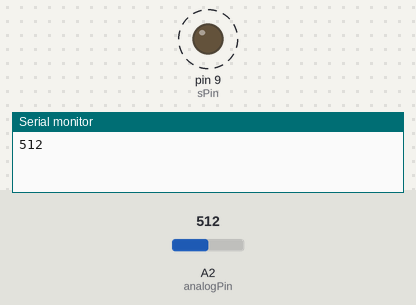
The sketch below on a simulated Arduino Uno, built with avr-gcc and run on an emulated ATmega328P. Shown: output pins drawn as LEDs (lit = HIGH), the last lines printed to the serial monitor. Dashed ring = blinking. The inputs (shaded band) are chosen by the test bench; at power-on: A2 (analogPin) = 512. Pins used as bus, display or sensor lines are not drawn.

Above: at 1.8 s.
1.9 s: A2 (analogPin) set to 306
At 2.5 s:
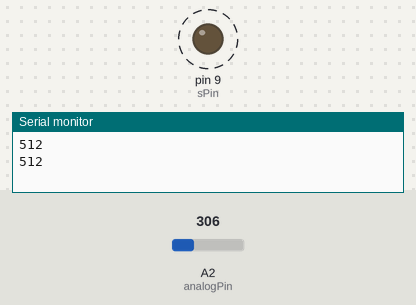
5.4 s: A2 (analogPin) set to 208
At 5.95 s:
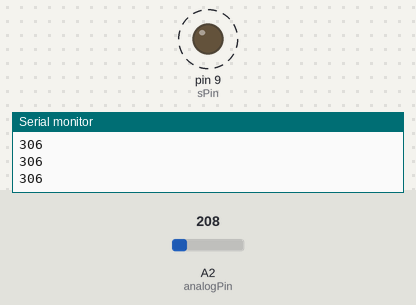
8.9 s: A2 (analogPin) set to 193
At 9.5 s:
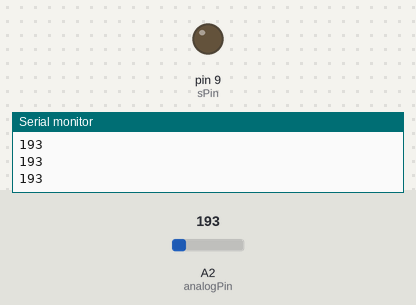
10.4 s: A2 (analogPin) set to 210
At 10.63 s:
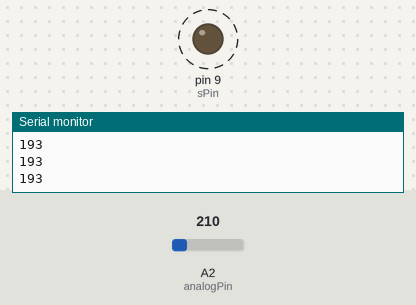
13.9 s: A2 (analogPin) set to 190
At 13.9 s:
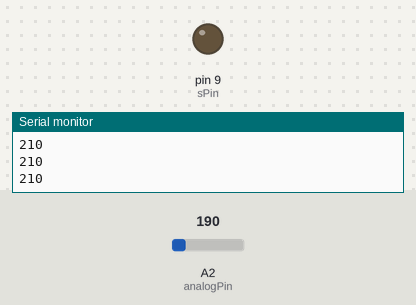
Timing chart, 0 to 16.4 s (numbered marks = the images above; inputs shaded):
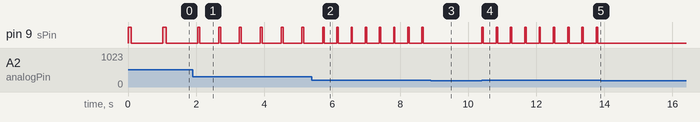

Measured:
- the behaviour switches between 201 and 200 on A2 (analogPin) (found by bisection; images 2 and 3)
- after the input at 1.9 s, pin 9 (sPin): alternates HIGH for 0.06 s and LOW for 0.55 s, starting after 0.21 s
- after the input at 5.4 s, pin 9 (sPin): alternates HIGH for 0.04 s and LOW for 0.38 s, starting after 0.74 s
- after the input at 8.9 s, pin 9 (sPin): stops changing and stays LOW
- after the input at 10.4 s, pin 9 (sPin): alternates HIGH for 0.04 s and LOW for 0.38 s, starting at once
- after the input at 13.9 s, pin 9 (sPin): stops changing and stays LOW
- by itself, pin 9 (sPin): alternates HIGH for 0.10 s and LOW for 0.92 s

The sketch:

solenoidOnThreshold_updateDutyCycle.pde
```cpp
//**************************************************************//
//  Name    : thwackOne                                         //
//  Author  : Carlyn Maw                                        //
//  Date    : 1 JULY, 2011                                      //
//  Version : 1.0                                               //
//  Notes   : code for testing a solenoid. based on             //
//          : http://arduino.cc/en/Tutorial/IfStatement         //
//          : with the addition of the pulse() function and     //
//          : its related variables.                            //
//  Circuit :  * potentiometer connected to analog pin A2.      //
//          :    - center pin A0                                //
//          :    - side leads to pins 15 & 14 (as vcc and gnd)  //
//****************************************************************


//---------------------------------------------------------- ANALOG INFORMATION
const int analogPin = A2;    // pin that the sensor is attached to
const int threshold = 200;   // an arbitrary threshold level

const int aVccPin = 15;      // making pins 15  (A1)& 14(A0) serve as VCC and GND
const int aGndPin = 14;      // for the sensor means that I can stick a giant
                             // capacitor accross the power lines of the
                             // Arduino on the main 5V and GND pins
                             // without doing any extra setup work.

//--------------------------------------------------------- SOLENOID INFORMATION
const int sPin = 9;        // pin that the solenoid is attached to
int sPeriod = 1000;  // length of full period, don't get too long or too short  //changed
const int sDutyCycle = 10; // duty cycle of solenoid
byte sState = 0;           // used in later verions of the code


//------------------------------------------------------------------ START SETUP

void setup() {
  // initialize the solenoid pin as an output:
  pinMode(sPin, OUTPUT);
  // initialize serial communications:
  Serial.begin(9600);

  pinMode(aVccPin, OUTPUT);
  pinMode(aGndPin, OUTPUT);
  digitalWrite(aVccPin, HIGH);
  digitalWrite(aGndPin, LOW);
}

//------------------------------------------------------------- START MAIN LOOP

void loop() {
  // read the value of the potentiometer:
  int analogValue = analogRead(analogPin);
  sPeriod = analogValue * 2;    //----------------------------- changed
  // if the analog value is high enough, pulse the Solenoid:
  if (analogValue > threshold) {
    pulse(sPin, sPeriod, sDutyCycle);
  }
  else {
    digitalWrite(sPin,LOW);
  }
  // print the analog value:
  Serial.println(analogValue, DEC);

}


///------------------------------------------------------------------  pulse()

//states:  ready, firing, waiting
void pulse(int myPin, int myPeriod, int myDutyCycle) {
  int myOnPeriod = (myPeriod * myDutyCycle) / 100;
  int myOffPeriod = (myPeriod - myOnPeriod);

  digitalWrite(myPin, HIGH);
  sState = 1;
  delay(myOnPeriod);

  digitalWrite(myPin, LOW);
  sState = 2;
  delay(myOffPeriod);

  sState = 0;
}
```
